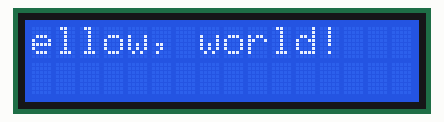
Bench run of a sketch on a simulated Arduino Uno, built with avr-gcc and run on an emulated ATmega328P. Shown: 16×2 character LCD.

Above: at 0.15 s.
At 1.05 s:
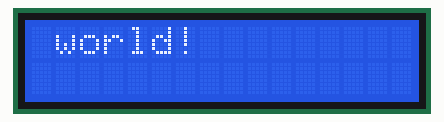
At 1.51 s:
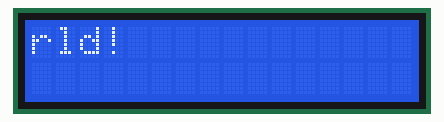
At 2.1 s:
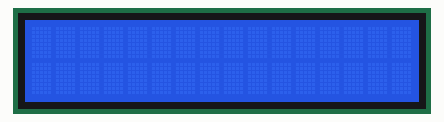
At 4.38 s:
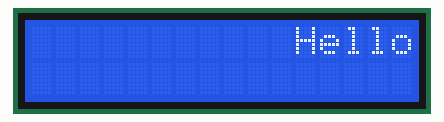
At 6.64 s:
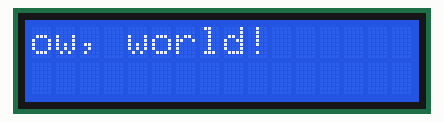

Measured:
- by itself, everything shown: repeats every 6.0 s, in 30 steps
- what the display in image 3 shows lasts 1.7 s, from 2.0 s to 3.7 s

The sketch:

ex02.ino
```cpp
#include <Wire.h>
#include <LiquidCrystal_I2C.h>

LiquidCrystal_I2C lcd(0x27, 16, 2);


void setup()
{
  lcd.init();
  lcd.backlight();
  lcd.setCursor(0, 0);
  lcd.print("Hellow, world!");
}


void loop()
{
  for (int position = 0; position < 16; position++) {
    lcd.scrollDisplayLeft();
    delay(150);
  }
  for (int position = 0; position < 35; position++) {
    lcd.scrollDisplayLeft();
    delay(150);
  }
}
```
